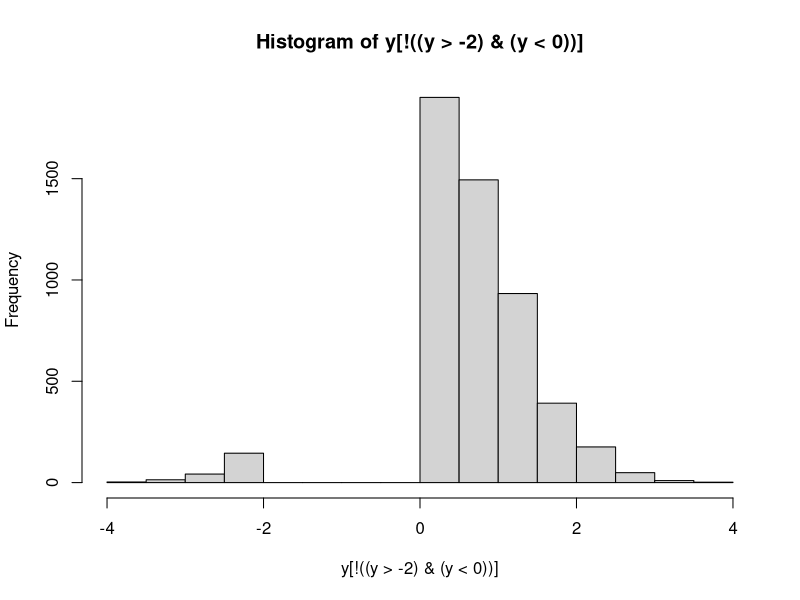

Source code (R): (Note: this script raises an error after producing the figure.)
#Vectors, Data Frames, and Functions

#################### 
## Functions are your friends
#################### 
## While basic operations, such as addition, are invaluable features
## of R, the real core of R comes in the form of functions. Functions,
## in general, take arguments and convert them into output. That
## output can be a detailed statistical test, a chart or graph, or a
## simple summation -- the important thing to realize is that
## fundamentally all functions in R obey similar rules. A function in
## R is anything that can be specified by a name with a set of
## parentheses after it -- containing the function's arguments.
## Arguments are the input a function needs to perform its task and
## produce the desired output.

## This will become slightly clearer when I discuss the help utility
## below, but arguments can either be required or they can take on
## default values if unspecified. Because it would be tricky to keep
## track of the order of 10 possible inputs, which all might be
## optional, R allows the naming of these arguments in the
## function. This makes R functions easy to write and read, after a
## bit of acclimation.

## Take the log() function. It has one required argument, the number for
## which you want the logarithm, obviously. But it also has one
## optional argument, base. This argument defaults to e if omitted.

## So, you can determine the natural log of something quite easily, as
## in,

log(10) 

## To get the log base-10 of 10, you can write either 

log(10, 10) 

log(10, base=10) 

## "So, why would I ever want to do the second option?" you ask. Here,
## it would not much matter. It would be slightly easier to understand
## what is going on to a reader of your code in the second case, but
## maybe not enough useful to justify the extra typing.

## But as we move to more complex functions, especially the graphic
## functions like plot, the number of potential arguments is huge. Do
## you want a sub-caption for the y-axis? Most likely not, but when
## you do need one it is very valuable argument to have waiting in the
## wings. In those functions, the first couple of arguments will be
## specified without a name and then the rest will look like the
## base=10 argument above. For example, almost every plot you produce
## will need a label on the x-axis, say, so you will find yourself
## typing xlab= a lot.

#################### 
## Getting help
#################### 

## When you do not know what a function does or what arguments is
## takes, R's in-line help system is exceptionally handy. The easiest
## way to access help on a specific function, such as log, is

?log

## But equivalently, you can type

help(log)

## When the item you need help on is an operator, rather than a
## standard function (like the addition operator, +) only the second
## of these will work, and you must include the operator in quotes, as
## in

help("+") 


## Help files in R can seem intimidating. The trick is to know what
## you don't need to know. Often you will end up using only a few of
## the arguments. Most arguments will have standard, acceptable
## defaults noted by something like name=FALSE. You do not need to
## understand every argument in a function to get it to do what you
## want.

## The descriptions can be helpful, but you'll also want to look at
## the examples. The examples tend to be targeted at common scenarios
## and are most often well framed.

## Lastly, the "see also" section may be useful if you are looking for
## a function but only know the name of a similar function.


## Conversely, you might know what a function does, but not know R's
## name for it. There is no incredibly satisfactory solution to this,
## but a good first step is to search within the in-line help
## documentation for the concept:

help.search("average") 

## Or, equivalently,

??average

## The next step is to search the R website, http://www.r-project.org,
## for any help it can provide. The easiest way to do this from within
## R is to type

RSiteSearch("average") 

## With these tools in hand, you should be ready to troubleshoot most
## of your R foibles yourself!
## 



######################################################################  
## Introduction to Vectors
######################################################################

#################### 
## What is a vector?
####################

## Statisticians worry about multiple numbers, not single numbers like
## we have seen so far. So it is not surprising that most of the
## computation you will perform in R will involve more complex data
## structures.

## The simplest such structure is the vector, which is nothing more
## than a list of numbers, stored in the same place. All the rules you
## learned about assignment, above, still apply here, but there are
## some complications.

#################### 
## Inputting your own vector
#################### 
## In order to generate vectors of any length, R has a somewhat
## non-intuitive method, the function c(). The name "c" is short for
## concatenate, if that helps you remember its very important role in
## R. The function takes any number of arguments, which have values of
## numbers or vectors.  Some examples:

my.vector <- c(1,2,3)
x <- 5
y <- 10
my.other.vector <- c(x,y) 

my.last.vector <- c(my.vector, 365, my.other.vector) 

## It is pretty straightforward, once you get the hang of it.


## Hands off the keyboard! Pick up a writing implement:
## some.ages <- c(1,4,2)
## some.ages <- c(some.ages,3,some.ages+1)
## What does some.ages equal?

## Now decomment the above code by removing the "##" to execute the
## commands and compare your answers.

#################### 
## Generating Sequences
####################

## There are many occasions in R when you need a patterned sequence of
## numbers. As mentioned last in the last tutorial, most counting can
## be accomplished by use of the seq() function. If you haven’t
## already done so, it is worth taking a look at the help-file on
## seq() because it has a few arguments that can make your life
## easier.

?seq

## For example, seq() can generate a vector of a certain length
## between certain endpoints by typing

x <- seq(0,1,length.out=20)

## giving you a vector of length 20 between 0 and 1, confirmable by
## typing

length(x)

## A very common need in R is to generate vectors with an interval of
## 1 between each element.  R has a shorthand for this using the colon
## notation, as follows,

y <- 5:10

## #############################
## Element-wise vector operations
## 
###################################
#We can perfom elementwise operations with vectors as in the operations below
x <- 1:6
2*x
y <- 1:5
z <- 6:10
y+z
y*z
#################### 
## Indexing vectors
####################

## R has an incredibly useful way of accessing items from a
## dataset. Each item in a dataset has its own index, or numbered
## location, in the object’s structure. Square brackets are used to
## extract an item or items from a dataset, but it is crucial to
## understand that there are two completely distinct ways in which
## brackets are used to access items. I will consider the two methods
## for accessing a vector of length n in turn below.

## The first option: Logical 

## Requirements: Logical vector of length n
## Use it for: Finding a subset of data based on a rule

## Logical indexing works as if you’ve asked your indexing vector the
## question, "Do you want this item?” for each of the items in the
## vector.

x <- 1:5

x[c(T,F,F,F,T)]
## If we combine this logical indexing with the relational and logical
## operators you learned above, we have an exceptionally powerful tool
## to retrieve data that meet any set of criteria.

y<-rnorm(10000)

hist(y[!((y>-2)&(y<0))])

## I will give more insight below when I discuss indexing data
## frames. Stay tuned.

## In any operation in R, vectors will be automatically repeated until
## they reach the necessary length for the operation to make
## sense. For example, note the results of

1:6 + 1:2

## The same repetition holds for logical vectors.

## The second option: Numerical

## Requirements: Value or vector of any length with values 
## (1 to n) OR (-n to -1) 
## Use it for: Single item retrieval or shuffling, sorting, and repeating

## Accessing single items with brackets and a single index should be
## straightforward

x <- 3*(0:5)

x[4]

## One tedious way of creating a new vector of values from a vector’s
## elements would be

c(x[2],x[3],x[4]) #TEDIOUS

## So R makes it much easier by allowing a vector of indices to
## generate a vector.  Thereby, the command above becomes

x[2:4]

## There is nothing preventing you from accessing any element any
## number of times.

x[c(2,2,2,5,5,5)]

## Additionally, R allows you to use negative indices, indicating
## which items you want to exclude, as in,

x[c(-1,-6)]

## This is fine and productive as long as you remember never to mix
## negative and positive indices – R will not know what you want it to
## do:

x[c(-1,4)] #BAD


#################### 
## Sorting vectors
####################

## In Tutorial 1, you were introduced to the sort() function, which is
## handy.

## Now that you have been introduced to indexing, you may have an
## inkling of how much more powerful the sorting functions of R can
## become.

## As an introduction, let’s say you have a 4-element vector,

my.vector <- 5:8

## Using numerical indexing, we can manually re-order this vector by
## calling each of its indices once in our preferred order, for
## example

my.vector[c(2,3,4,1)]

## or, for a quick reversal

my.vector[4:1]

## Now, manually generating the vector of indices is not monumentally
## useful, which is where the function order() comes in. As
## demonstration, imagine we have a vector of student names and a
## corresponding vector of student heights (in meters).

stud.names <- c("Carol", "Walter", "Rachael", "Petunia", "Clark",
                "Justin")

stud.heights <- rnorm(6,1.7,.12)

## What we definitely don’t want to do is to perform sort() on each of
## these vectors independently. This will eliminate the pairing of the
## name to the height. So how can we sort one vector and have the
## other vector align correctly? Try order() on the names,

order(stud.names)

## Note that it returns the indices in the right order, not the values
## themselves.

## From what you learned above, you know it is now an easy matter to
## sort both of our vectors, as follows,

stud.names[order(stud.names)] #same effect as sort()

stud.heights[order(stud.names)]

## And, obviously, sorting the names by the heights is exactly
## analogous, and it will make for a pretty plot

barplot(stud.heights[order(stud.heights)],
        names.arg=stud.names[order(stud.heights)],
        ylab="Height (m)", main=
          "Student Heights")


## I have conveniently skipped over an important concept, because R
## handles it fairly intuitively, but I want to mention the
## terminology.  The variable stud.names and the results of ls(), for
## example, are called vectors of strings or character arrays.”  R
## handles them conveniently, so we don’t need to worry too much about
## them, but knowing the terminology will improve your understanding
## of R’s in-line help documents.

######################################################################
## SECTION B. Data Frames, Redux
######################################################################

## Re-introduction to data frames 

## Before we cover advanced topics of data frames, I wanted to point out the
## function data.frame() which puts data together to form data
## frames. This is a key alternative to using the prefab data frames
## that you used in last week’s assignment.

## First I want to generate a vector of student class-years to
## correspond to the stud.names before creating a data frame (Freshmen
## as 1, Sophomores as 2, etc.).

stud.years <- c(4,2,2,3,1,3)

## Now making a data frame is easy (each argument will just add more
## columns to the data), the only trick being that we have to assign
## the constructed data frame to a variable, as follows,

student.data <- data.frame(stud.heights,stud.years)

student.data

## Voila! Your own data frame. But, wait, where are our the student names?
## And can we have better column headings than our redundant variable
## names?

## The answers lie in two new functions that we will use with
## assignment notation, names() and row.names(). Let’s take a look:

names(student.data)

row.names(student.data)

## What we see are vectors of strings corresponding to the columns and
## rows, respectively. We can change these by assigning replacement
## strings to the indexed values or by substituting our own vector of
## strings.

names(student.data)[1] <- "heights"

names(student.data)[2] <- "class.years"

row.names(student.data) <- stud.names

## The result is downright beautiful:

student.data


## Indexing data frames 

## As with vectors, brackets and logical or numerical vectors are still
## the way to access data frames, but with a slight complication, 
## because data frames are multidimensional. The solution (which also
## holds for matrices, etc.) is to separate the two dimensions with a
## comma. R treats the first entry as the row number and the second
## entry as the column number; thus, to access the second column of
## the fourth row, type

student.data[4,2]

## Or the second column of the last three rows,

student.data[4:6,2]

## Not too tricky? There are two further complications.

## To access an entire row or entire column, leave the index blank, as
## in,

student.data[,1] #FIRST COLUMN

student.data[3,] #THIRD ROW

student.data[,] #ENTIRE FRAME, equivalent to "student.data"

## The only other complication is the ability to enter the names() or
## row.names() as indices:

student.data["Justin",]

## Putting all of this together, we can quickly generate subsets of
## our data:

tall.students <- student.data[student.data$height >
                                mean(student.data$height),]

## Or sort our data by various aspects:

student.data[order(student.data$class.years),]